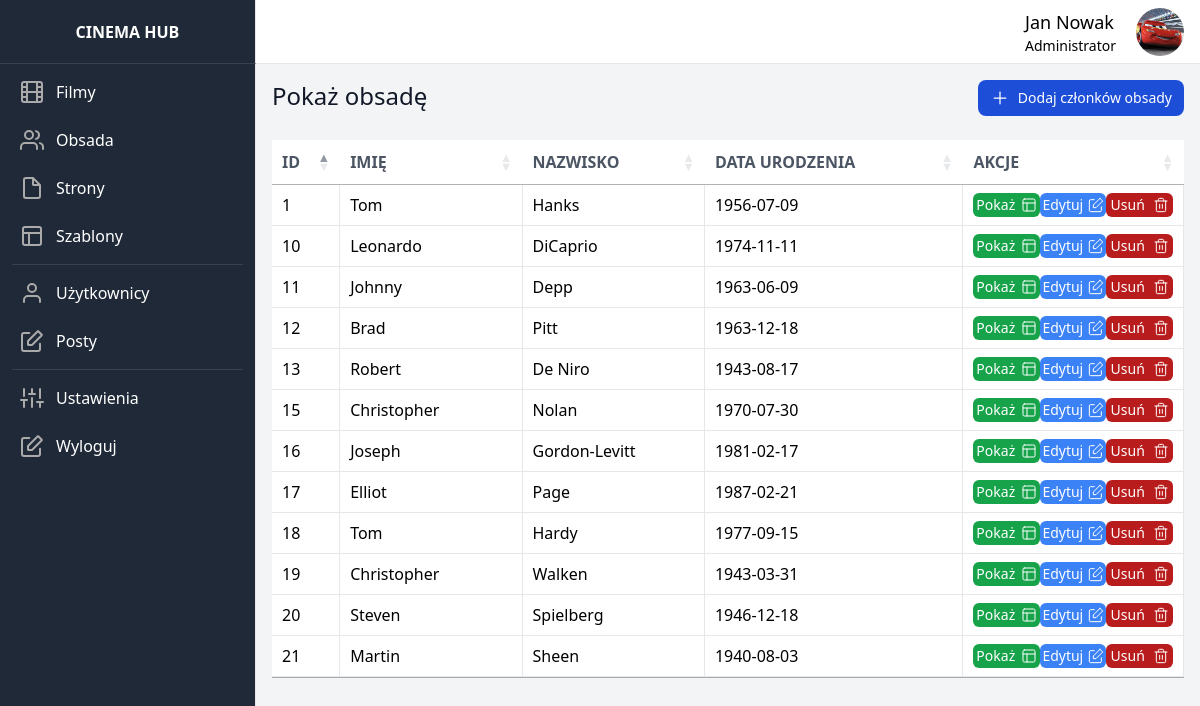
/members (signed in), run on an earlier commit of the app's database.
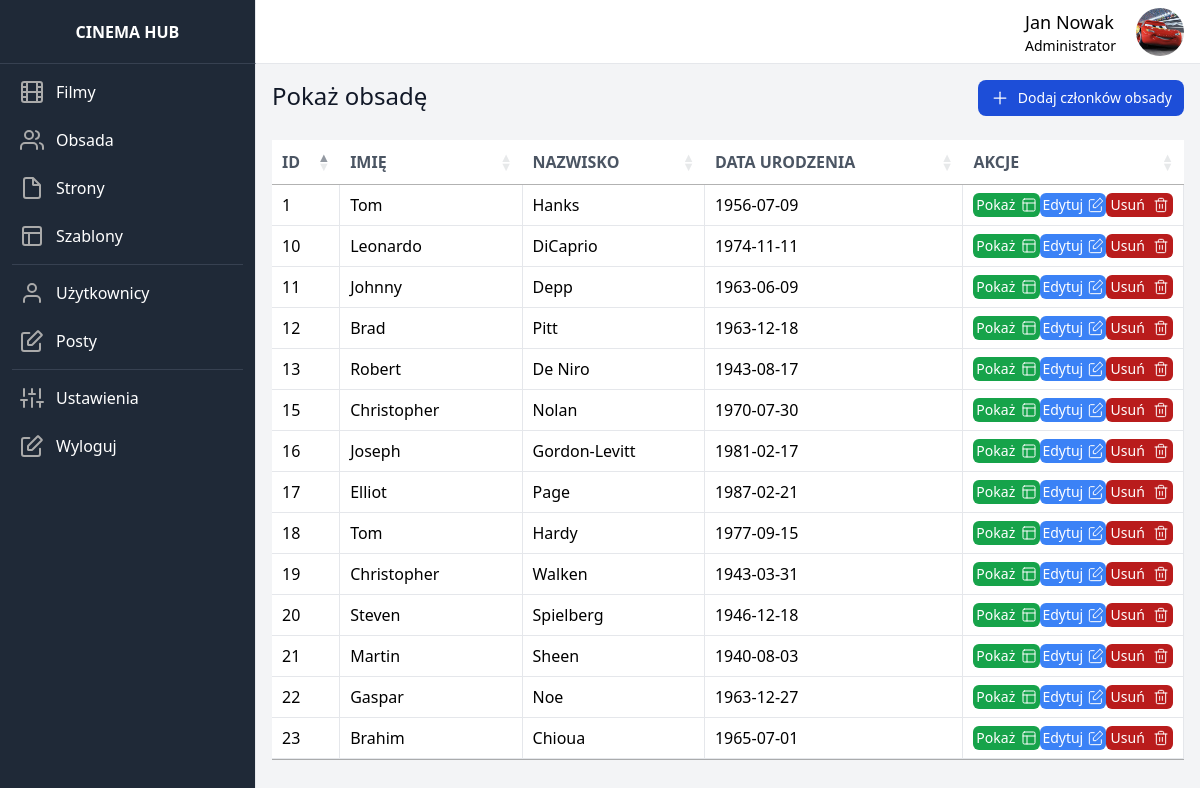
And on a later commit of the database.
### dashboard/models.py (models this page shows, shortened)
class UserData(models.Model):
    user = models.OneToOneField(User, on_delete=models.CASCADE)
    image = models.ImageField(upload_to=user_directory_path, default='default/user.jpg')

class CrewMember(models.Model):
    first_name = models.CharField(max_length=150)
    last_name = models.CharField(max_length=150)
    birth_date = models.DateField()
    description = models.TextField()
    image = models.ImageField(upload_to=member_directory_path, default='default/member.jpg')
    created_by = models.ForeignKey(User, on_delete=models.SET_NULL, null=True, blank=True)

### dashboard/views.py (the view)
# urls.py: path('members', show_members, name='show_members'),
@login_required
def show_members(request):
    members = CrewMember.objects.all()
    return render(request, 'show_members.html', {'members': members})

### dashboard_theme/templates/show_members.html (shortened to what this page needs)
{% extends 'base.html' %}
{% block extra_head %}
    <link rel="stylesheet" type="text/css" href="https://cdn.datatables.net/1.10.21/css/jquery.dataTables.css">
{% endblock %}
{% block content %}
        <div class="w-full flex flex-row justify-between">
            <p class="font-medium text-gray-900 text-2xl mb-7">Pokaż obsadę</p>
            <a href="{% url 'add_member' %}" type="button" class="h-1/2 px-3 py-2 text-sm font-medium text-center inline-flex items-center text-white bg-blue-700 rounded-lg hover:bg-blue-800 focus:ring-4 focus:outline-none focus:ring-blue-300">
                <svg class="mr-2" xmlns="http://www.w3.org/2000/svg" width="20" height="20" viewBox="0 0 24 24" fill="none" stroke="#ffffff" stroke-width="1.5" stroke-linecap="round" stroke-linejoin="bevel"><line x1="12" y1="5" x2="12" y2="19"></line><line x1="5" y1="12" x2="19" y2="12"></line></svg>
                Dodaj członków obsady
            </a>
        </div>
        <table class="w-full table-fixed" datatable id="data-table">
            <thead class="">
              <tr class="bg-white my-5">
                <th style="width: 5%" class="py-5 px-6 text-left text-gray-600 font-bold uppercase">ID</th>
                <th style="width: 20%" class="py-5 px-6 text-left text-gray-600 font-bold uppercase">Imię</th>
                <th style="width: 20%" class="py-5 px-6 text-left text-gray-600 font-bold uppercase">Nazwisko</th>
                <th style="width: 30%" class="py-5 px-6 text-left text-gray-600 font-bold uppercase">Data urodzenia</th>
                <th style="width: 25%" class="py-5 px-6 text-left text-gray-600 font-bold uppercase">Akcje</th>
              </tr>
            </thead>
            <tbody class="bg-white">
              {% for member in members %}
              <tr>
                <td class="py-5 w-2 border-b border-r border-gray-200">{{ member.id }}</td>
                <td class="py-5 px-6 border-b border-r border-gray-200">{{ member.first_name }}</td>
                <td class="py-5 px-6 border-b border-r border-gray-200">{{ member.last_name }}</td>
                <td class="py-5 px-6 border-b border-r border-gray-200">{{ member.birth_date | date:'Y-m-d' }}</td>
                <td class="py-5 px-6 border-b border-r border-gray-200 flex flex-row justify-around">
                    <a href="{% url 'show_member' id=member.id %}" class="bg-green-600 flex flex-row w-20 justify-around rounded-md text-sm hover:bg-green-800">
                        <p class="text-white my-auto">
                            Pokaż
                        </p>
                        <svg  class="my-auto" xmlns="http://www.w3.org/2000/svg" width="16" height="16" viewBox="0 0 24 24" fill="none" stroke="#ffffff" stroke-width="1.5" stroke-linecap="round" stroke-linejoin="round"><rect x="3" y="3" width="18" height="18" rx="2"/><path d="M3 9h18M9 21V9"/></svg>
                    </a>
                    <a href="{% url 'edit_member' id=member.id %}" class="bg-blue-500 flex flex-row w-20 h-6 justify-around rounded-md text-sm hover:bg-blue-700">
                        <p class="text-white my-auto">
                            Edytuj
                        </p>
                    </a>
                    <a href="{% url 'delete_member' id=member.id %}" class="bg-red-700 flex flex-row w-20 justify-around rounded-md text-sm hover:bg-red-900">
                        <p class="text-white my-auto">
                            Usuń
                        </p>
                    </a>
                </td>
              </tr>
              {% empty %}
              <tr>
                <td colspan="5" class="text-center font-normal leading-normal text-sm">No members found</td>
              </tr>
              {% endfor %}
            </tbody>
      </table>
{% endblock %}

### dashboard_theme/templates/base.html (shortened to what this page needs)
{% load static tailwind_tags %}
{% load static %}
<!DOCTYPE html>
<html lang="en">
	<head>
		{% tailwind_css %}
        {% block extra_head %}{% endblock %}
	</head>
	<body class="bg-gray-50">
    <div class="flex flex-row h-screen bg-gray-100">
        <aside id="sidebar" class="h-full flex flex-shrink-0 flex-col w-64 transition-width duration-75" aria-label="Sidebar">
            <div class="flex items-center justify-center h-16 bg-gray-800 border-r border-b border-b-gray-700">
                    <span class="text-gray-900 font-bold uppercase text-white">Cinema Hub</span>
            </div>
          <div class="relative flex-1 flex flex-col min-h-0 border-r border-gray-200 bg-gray-800 pt-0">
            <div class="flex-1 flex flex-col pb-4 overflow-y-auto">
              <div class="flex-1 px-3 bg-gray-800 divide-y space-y-1">
                <ul class="space-y-2 pb-2 pt-2">
                  <li>
                      <a href="{% url 'show_movies' %}" class="text-base text-gray-900 font-normal rounded-lg flex items-center p-2 hover:bg-gray-700 group">
                        <span class="ml-3 leading-none text-white">Filmy</span>
                      </a>
                  </li>
                  <li>
                      <a href="{% url 'show_members' %}" class="text-base text-gray-900 font-normal rounded-lg flex items-center p-2 hover:bg-gray-700 group">
                        <span class="ml-3 leading-none text-white">Obsada</span>
                      </a>
                  </li>
                  <li>
                      <a href="{% url 'show_pages' %}" class="text-base text-gray-900 font-normal rounded-lg flex items-center p-2 hover:bg-gray-700 group">
                        <svg class="w-6 h-6" xmlns="http://www.w3.org/2000/svg" width="20" height="20" viewBox="0 0 24 24" fill="none" stroke="#aaaaaa" stroke-width="2" stroke-linecap="round" stroke-linejoin="bevel"><path d="M13 2H6a2 2 0 0 0-2 2v16c0 1.1.9 2 2 2h12a2 2 0 0 0 2-2V9l-7-7z"/><path d="M13 3v6h6"/></svg>
                        <span class="ml-3 leading-none text-white">Strony</span>
                      </a>
                  </li>
                    <li>
                      <a href="{% url 'show_templates' %}" class="text-base text-gray-900 font-normal rounded-lg flex items-center p-2 hover:bg-gray-700 group">
                        <svg class="w-6 h-6" xmlns="http://www.w3.org/2000/svg" width="20" height="20" viewBox="0 0 24 24" fill="none" stroke="#aaaaaa" stroke-width="2" stroke-linecap="round" stroke-linejoin="bevel"><rect x="3" y="3" width="18" height="18" rx="2"/><path d="M3 9h18M9 21V9"/></svg>
                        <span class="ml-3 leading-none text-white">Szablony</span>
                      </a>
                  </li>
                     <hr class="h-px my-8 bg-gray-700 border-0">
                    <li>
                      <a href="{% url 'show_users' %}" class="text-base text-gray-900 font-normal rounded-lg flex items-center p-2 hover:bg-gray-700 group">
                        <svg class="w-6 h-6" xmlns="http://www.w3.org/2000/svg" width="20" height="20" viewBox="0 0 24 24" fill="none" stroke="#aaaaaa" stroke-width="2" stroke-linecap="round" stroke-linejoin="bevel"><path d="M20 21v-2a4 4 0 0 0-4-4H8a4 4 0 0 0-4 4v2"></path><circle cx="12" cy="7" r="4"></circle></svg>
                        <span class="ml-3 leading-none text-white">Użytkownicy</span>
                      </a>
                  </li>
                    <li>
                      <a href="{% url 'show_posts' %}" class="text-base text-gray-900 font-normal rounded-lg flex items-center p-2 hover:bg-gray-700 group">
                        <span class="ml-3 leading-none text-white">Posty</span>
                      </a>
                  </li>
                    <hr class="h-px my-8 bg-gray-700 border-0">
                    <li>
                      <a href="#" class="text-base text-gray-900 font-normal rounded-lg flex items-center p-2 hover:bg-gray-700 group">
                        <span class="ml-3 leading-none text-white">Ustawienia</span>
                      </a>
                  </li>
                    <li>
                      <a href="{% url 'logout_tunnel' %}" class="text-base text-gray-900 font-normal rounded-lg flex items-center p-2 hover:bg-gray-700 group">
                        <span class="ml-3 leading-none text-white">Wyloguj</span>
                      </a>
                  </li>
                </ul>
              </div>
            </div>
          </div>
        </aside>
        <div class="flex flex-col w-full">
            <div class="flex items-center justify-between h-16 bg-white border-b border-gray-200">
                <div class="flex items-center pr-4 flex-1 justify-end">
                    <div class="justify-end flex flex-col mr-5">
                        <p class="text-lg">{{ user.first_name }} {{ user.last_name }}</p>
                        <p class="text-sm">{% if user.is_superuser %}Administrator{% elif user.is_stuff %}Moderator{% else %}Użytkownik{% endif %}</p>
                    </div>
                    <img class="rounded-full w-12 h-12 object-cover" src="{{ user.userdata.image.url }}" alt="{{ user.first_name }} {{ user.last_name }}">
                </div>
            </div>
            <div class="p-4 overflow-y-auto flex-1">
                {% block content %}{% endblock %}
            </div>
        </div>
        </div>
	</body>
</html>

What changed in the data, as far as the page shows it:
added CrewMember: id "22", first_name "Gaspar", last_name "Noe", birth_date "1963-12-27"
added CrewMember: id "23", first_name "Brahim", last_name "Chioua", birth_date "1965-07-01"
